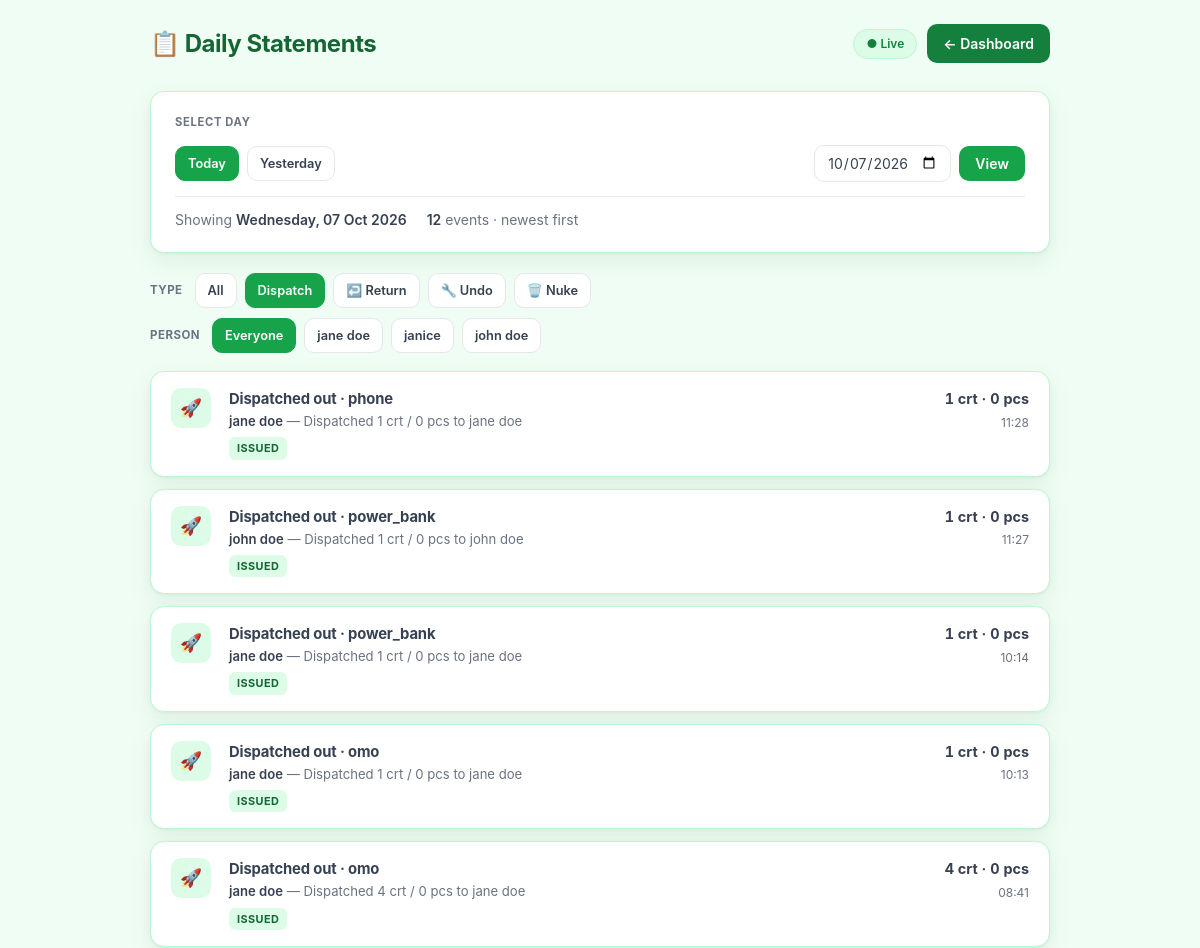
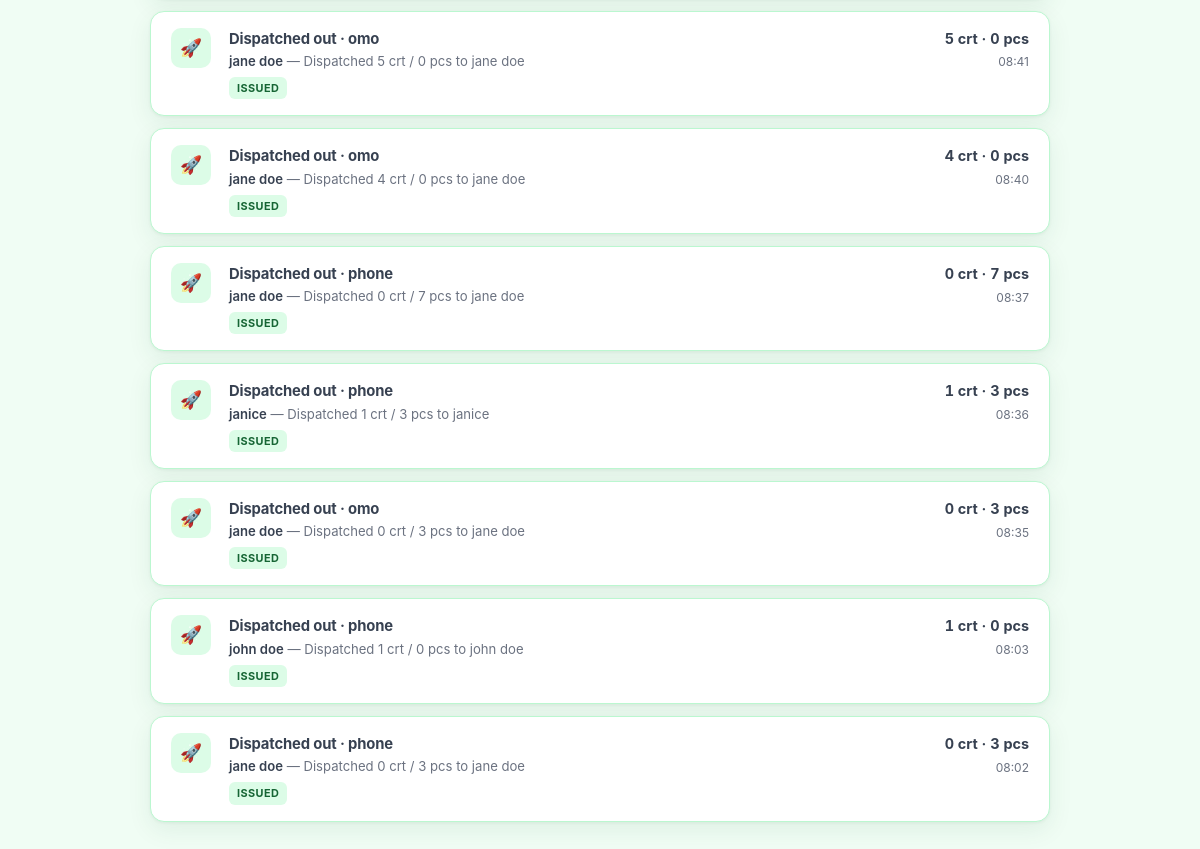
/statements/?date=2026-10-07&event=dispatch (signed in), run on the app's committed database (2 pictures, top to bottom).
### main/models.py (models this page shows, shortened)
class ActivityLog(models.Model):
    shop = models.ForeignKey(Shop, on_delete=models.CASCADE, null=True, blank=True)
    DISPATCH = "dispatch"
    RETURN = "return"
    CORRECTION = "correction"
    DELETE = "delete"
    EVENT_CHOICES = [
        (DISPATCH, "Dispatched Out"), (RETURN, "Returned — Not Sold"),
        (CORRECTION, "Correction"), (DELETE, "Deleted Mistake"),
    ]
    created_at = models.DateTimeField(auto_now_add=True)
    business_date = models.DateField(db_index=True)
    event_type = models.CharField(max_length=20, choices=EVENT_CHOICES, db_index=True)
    promoter_name = models.CharField(max_length=100)
    product_name = models.CharField(max_length=200)
    cartons = models.IntegerField(default=0)
    pieces = models.IntegerField(default=0)
    cash_amount = models.DecimalField(max_digits=10, decimal_places=2, default=0)
    label = models.CharField(max_length=255, blank=True)
    class Meta:
        ordering = ["-created_at"]

### main/views.py (the view)
# urls.py: path('statements/', statements, name='statements'),
def statements(request):
    shop = get_active_shop(request)
    if not shop: return redirect("setup_shop")
    date_str = request.GET.get("date", "").strip()
    if date_str:
        try: selected = date.fromisoformat(date_str)
        except ValueError: selected = date.today()
    else: selected = date.today()
    event_filter = request.GET.get("event", "").strip()
    promoter_filter = request.GET.get("promoter", "").strip()
    logs_qs = ActivityLog.objects.filter(shop=shop, business_date=selected)
    promoter_names = list(logs_qs.order_by("promoter_name").values_list("promoter_name", flat=True).distinct())
    if event_filter in ("dispatch", "return", "correction", "delete"): logs_qs = logs_qs.filter(event_type=event_filter)
    if promoter_filter: logs_qs = logs_qs.filter(promoter_name=promoter_filter)
    logs = logs_qs.order_by("-created_at")
    today = date.today()
    yesterday = today - timedelta(days=1)
    context = {
        "selected_date": selected, "selected_date_str": selected.isoformat(),
        "today_str": today.isoformat(), "yesterday_str": yesterday.isoformat(),
        "is_today": selected == today, "logs": logs, "entry_count": logs.count(),
        "promoter_names": promoter_names, "event_filter": event_filter, "promoter_filter": promoter_filter,
    }
    return render(request, "main/statement.html", context)

### main/views.py (called while the page is built)
def get_active_shop(request):
    shop_id = request.session.get("active_shop_id")
    if shop_id:
        return Shop.objects.filter(id=shop_id).first()
    return None

### main/templates/main/statement.html (shortened to what this page needs)
<!DOCTYPE html>
<html lang="en">
<head>
</head>
<body>
<div class="wrap">
  <div class="top">
    <h1>📋 Daily Statements</h1>
    <div style="display:flex; align-items:center; gap:10px;">
      {% if is_today %}<span class="live-pill">● Live</span>{% endif %}
      <a href="{% url 'dashboard' %}" class="btn btn-back">← Dashboard</a>
    </div>
  </div>
  <div class="card">
    <h2>Select Day</h2>
    <div class="filter-row">
      <a href="?date={{ today_str }}{% if event_filter %}&event={{ event_filter }}{% endif %}{% if promoter_filter %}&promoter={{ promoter_filter|urlencode }}{% endif %}"
         class="btn btn-chip {% if selected_date_str == today_str %}active{% endif %}">Today</a>
      <a href="?date={{ yesterday_str }}{% if event_filter %}&event={{ event_filter }}{% endif %}{% if promoter_filter %}&promoter={{ promoter_filter|urlencode }}{% endif %}"
         class="btn btn-chip {% if selected_date_str == yesterday_str %}active{% endif %}">Yesterday</a>
      <form method="GET" action="">
        <input type="date" name="date" value="{{ selected_date_str }}" max="{{ today_str }}" onchange="this.form.submit()">
        <button type="submit" class="btn btn-green">View</button>
      </form>
    </div>
    <div class="meta-row">
      <span>Showing <strong>{{ selected_date|date:"l, d M Y" }}</strong></span>
      <span><strong>{{ entry_count }}</strong> event{{ entry_count|pluralize }} · newest first</span>
    </div>
  </div>
  <div class="chip-row">
    <span class="chip-label">Type</span>
    <a href="?date={{ selected_date_str }}{% if promoter_filter %}&promoter={{ promoter_filter|urlencode }}{% endif %}"
       class="btn btn-chip {% if not event_filter %}active{% endif %}">All</a>
    <a href="?date={{ selected_date_str }}&event=dispatch{% if promoter_filter %}&promoter={{ promoter_filter|urlencode }}{% endif %}"
       class="btn btn-chip {% if event_filter == 'dispatch' %}active{% endif %}"> Dispatch</a>
    <a href="?date={{ selected_date_str }}&event=return{% if promoter_filter %}&promoter={{ promoter_filter|urlencode }}{% endif %}"
       class="btn btn-chip {% if event_filter == 'return' %}active-amber{% endif %}">↩️ Return</a>
    <a href="?date={{ selected_date_str }}&event=correction{% if promoter_filter %}&promoter={{ promoter_filter|urlencode }}{% endif %}"
       class="btn btn-chip {% if event_filter == 'correction' %}active-purple{% endif %}">🔧 Undo</a>
    <a href="?date={{ selected_date_str }}&event=delete{% if promoter_filter %}&promoter={{ promoter_filter|urlencode }}{% endif %}"
       class="btn btn-chip {% if event_filter == 'delete' %}active-red{% endif %}">🗑️ Nuke</a>
  </div>
  {% if promoter_names %}
  <div class="chip-row" style="margin-bottom:18px;">
    <span class="chip-label">Person</span>
    <a href="?date={{ selected_date_str }}{% if event_filter %}&event={{ event_filter }}{% endif %}"
       class="btn btn-chip {% if not promoter_filter %}active{% endif %}">Everyone</a>
    {% for name in promoter_names %}
    <a href="?date={{ selected_date_str }}&promoter={{ name|urlencode }}{% if event_filter %}&event={{ event_filter }}{% endif %}"
       class="btn btn-chip {% if promoter_filter == name %}active-blue{% endif %}">{{ name }}</a>
    {% endfor %}
  </div>
  {% endif %}
  {% for log in logs %}
  <div class="log-card
    ">
    <div class="icon-bubble
      {% if log.event_type == 'dispatch' %}icon-dispatch
      {% elif log.event_type == 'return' %}icon-return
      {% elif log.event_type == 'correction' %}icon-correction
      {% elif log.event_type == 'delete' and 'sold/accounted' in log.label %}icon-sold
      {% else %}icon-delete{% endif %}">
      {% if log.event_type == 'dispatch' %}🚀
      {% elif log.event_type == 'return' %}↩️
      {% elif log.event_type == 'correction' %}
      {% elif log.event_type == 'delete' and 'sold/accounted' in log.label %}💰
      {% else %}🗑️{% endif %}
    </div>
    <div>
      <div class="log-title">
        {% if log.event_type == 'dispatch' %}Dispatched out
        {% elif log.event_type == 'return' %}Returned — not sold
        {% elif log.event_type == 'correction' %}Undo / correction
        {% elif log.event_type == 'delete' and 'sold/accounted' in log.label %}Sold / accounted
        {% elif log.event_type == 'delete' and 'fully returned' in log.label %}Cleared (fully returned)
        {% else %}Nuked entry{% endif %}
        · {{ log.product_name }}
      </div>
      <div class="log-detail">
        <strong>{{ log.promoter_name }}</strong>
        {% if log.label %} — {{ log.label }}{% endif %}
      </div>
      <span class="badge
        {% if log.event_type == 'dispatch' %}badge-dispatch
        {% elif log.event_type == 'return' %}badge-return
        {% elif log.event_type == 'correction' %}badge-correction
        {% elif log.event_type == 'delete' and 'sold/accounted' in log.label %}badge-sold
        {% else %}badge-delete{% endif %}">
        {% if log.event_type == 'dispatch' %}Issued
        {% elif log.event_type == 'return' %}Unsold / Restored
        {% elif log.event_type == 'correction' %}Adjusted
        {% elif log.event_type == 'delete' and 'sold/accounted' in log.label %}Sold · Not restored
        {% elif log.event_type == 'delete' and 'fully returned' in log.label %}Cleared · Bookkeeping
        {% else %}Removed{% endif %}
      </span>
    </div>
    <div class="log-meta">
      <div class="log-qty">{{ log.cartons }} crt · {{ log.pieces }} pcs</div>
      <div>{{ log.created_at|time:"H:i" }}</div>
    </div>
  </div>
  {% empty %}
  <div class="empty">
    <div class="empty-icon">📭</div>
    <p><strong>No matching events</strong>Try another day, clear filters, or log activity on the dashboard.</p>
  </div>
  {% endfor %}
</div>
</body>
</html>

### main/templates/main/statement.html (style rules this page uses)
:root { --g-50:#f0fdf4; --g-100:#dcfce7; --g-200:#bbf7d0; --g-500:#22c55e; --g-600:#16a34a; --g-700:#15803d; --g-800:#166534; --white:#ffffff; --gray-50:#f9fafb; --gray-100:#f3f4f6; --gray-200:#e5e7eb; --gray-400:#9ca3af; --gray-500:#6b7280; --gray-700:#374151; --red:#ef4444; --amber:#f59e0b; --blue:#3b82f6; --purple:#8b5cf6; --radius:14px; --shadow:0 1px 3px rgba(20,83,45,0.06), 0 8px 24px rgba(20,83,45,0.08); }
* { box-sizing:border-box; margin:0; padding:0; }
body { font-family: "Inter", system-ui, -apple-system, sans-serif; background: var(--g-50); color: var(--gray-700); line-height: 1.5; min-height: 100vh; padding: 24px 20px 60px; }
.wrap { max-width: 900px; margin: 0 auto; }
.top { display: flex; justify-content: space-between; align-items: center; margin-bottom: 28px; gap: 16px; flex-wrap: wrap; }
.top h1 { font-size: 1.5rem; font-weight: 700; color: var(--g-800); letter-spacing: -0.02em; display: flex; align-items: center; gap: 10px; }
.btn { display: inline-flex; align-items: center; gap: 6px; border: none; border-radius: 10px; padding: 9px 16px; font-size: 0.875rem; font-weight: 600; cursor: pointer; text-decoration: none; transition: all 0.15s; font-family: inherit; }
.btn-back { background: var(--g-700); color: white; }
.btn-green { background: var(--g-600); color: white; }
.btn-chip { background: var(--white); color: var(--gray-700); border: 1.5px solid var(--gray-200); padding: 7px 12px; font-size: 0.8rem; }
.btn-chip.active { background: var(--g-600); color: white; border-color: var(--g-600); }
.live-pill { background: var(--g-100); color: var(--g-700); font-size: 0.75rem; font-weight: 600; padding: 5px 12px; border-radius: 999px; border: 1px solid var(--g-200); }
.card { background: var(--white); border-radius: var(--radius); box-shadow: var(--shadow); border: 1px solid var(--g-200); padding: 22px 24px; margin-bottom: 20px; }
.card h2 { font-size: 0.7rem; font-weight: 700; text-transform: uppercase; letter-spacing: 0.06em; color: var(--gray-500); margin-bottom: 14px; }
.filter-row { display: flex; flex-wrap: wrap; align-items: center; gap: 8px; }
.filter-row form { display: flex; align-items: center; gap: 8px; margin-left: auto; }
.filter-row input[type="date"] { border: 1.5px solid var(--gray-200); border-radius: 10px; padding: 8px 12px; font-size: 0.875rem; font-family: inherit; color: var(--gray-700); background: var(--white); outline: none; }
.meta-row { display: flex; flex-wrap: wrap; gap: 20px; margin-top: 14px; padding-top: 12px; border-top: 1px solid var(--gray-200); font-size: 0.875rem; color: var(--gray-500); }
.meta-row strong { color: var(--gray-700); font-weight: 600; }
.chip-row { display: flex; flex-wrap: wrap; gap: 8px; margin-bottom: 10px; align-items: center; }
.chip-label { font-size: 0.72rem; font-weight: 700; text-transform: uppercase; letter-spacing: 0.04em; color: var(--gray-500); margin-right: 4px; }
.log-card { background: var(--white); border-radius: var(--radius); box-shadow: var(--shadow); border: 1px solid var(--g-200); padding: 16px 20px; margin-bottom: 12px; display: grid; grid-template-columns: 44px 1fr auto; gap: 14px; align-items: start; transition: border-color 0.15s; }
.icon-bubble { width: 40px; height: 40px; border-radius: 10px; display: flex; align-items: center; justify-content: center; font-size: 1.1rem; flex-shrink: 0; }
.icon-dispatch { background: var(--g-100); }
.log-title { font-weight: 650; font-size: 0.925rem; color: var(--gray-900); margin-bottom: 2px; letter-spacing: -0.01em; }
.log-detail { font-size: 0.82rem; color: var(--gray-500); line-height: 1.45; }
.log-detail strong { color: var(--gray-700); font-weight: 600; }
.badge { display: inline-block; font-size: 0.68rem; font-weight: 700; text-transform: uppercase; letter-spacing: 0.04em; padding: 3px 8px; border-radius: 6px; margin-top: 6px; }
.badge-dispatch { background: var(--g-100); color: var(--g-800); }
.log-meta { text-align: right; font-size: 0.75rem; color: var(--gray-500); white-space: nowrap; }
.log-qty { font-weight: 700; font-size: 0.9rem; color: var(--gray-700); margin-bottom: 4px; font-variant-numeric: tabular-nums; }

### data on the page
ActivityLog: event_type "Dispatched out", product_name "phone", promoter_name "jane doe", label "Dispatched 1 crt / 0 pcs to jane doe", cartons "1", pieces "0", created_at "11:28"
ActivityLog: event_type "Dispatched out", product_name "power_bank", promoter_name "john doe", label "Dispatched 1 crt / 0 pcs to john doe", cartons "1", pieces "0", created_at "11:27"
ActivityLog: event_type "Dispatched out", product_name "power_bank", promoter_name "jane doe", label "Dispatched 1 crt / 0 pcs to jane doe", cartons "1", pieces "0", created_at "10:14"
ActivityLog: event_type "Dispatched out", product_name "omo", promoter_name "jane doe", label "Dispatched 1 crt / 0 pcs to jane doe", cartons "1", pieces "0", created_at "10:13"
ActivityLog: event_type "Dispatched out", product_name "omo", promoter_name "jane doe", label "Dispatched 4 crt / 0 pcs to jane doe", cartons "4", pieces "0", created_at "08:41"
ActivityLog: event_type "Dispatched out", product_name "omo", promoter_name "jane doe", label "Dispatched 5 crt / 0 pcs to jane doe", cartons "5", pieces "0", created_at "08:41"
ActivityLog: event_type "Dispatched out", product_name "omo", promoter_name "jane doe", label "Dispatched 4 crt / 0 pcs to jane doe", cartons "4", pieces "0", created_at "08:40"
ActivityLog: event_type "Dispatched out", product_name "phone", promoter_name "jane doe", label "Dispatched 0 crt / 7 pcs to jane doe", cartons "0", pieces "7", created_at "08:37"
ActivityLog: event_type "Dispatched out", product_name "phone", promoter_name "janice", label "Dispatched 1 crt / 3 pcs to janice", cartons "1", pieces "3", created_at "08:36"
ActivityLog: event_type "Dispatched out", product_name "omo", promoter_name "jane doe", label "Dispatched 0 crt / 3 pcs to jane doe", cartons "0", pieces "3", created_at "08:35"
ActivityLog: event_type "Dispatched out", product_name "phone", promoter_name "john doe", label "Dispatched 1 crt / 0 pcs to john doe", cartons "1", pieces "0", created_at "08:03"
ActivityLog: event_type "Dispatched out", product_name "phone", promoter_name "jane doe", label "Dispatched 0 crt / 3 pcs to jane doe", cartons "0", pieces "3", created_at "08:02"

### other printed values
{{ selected_date|date:"l, d M Y" }} "Wednesday, 07 Oct 2026"
{{ entry_count }} "12"
{{ name }} "jane doe" "janice" "john doe"
